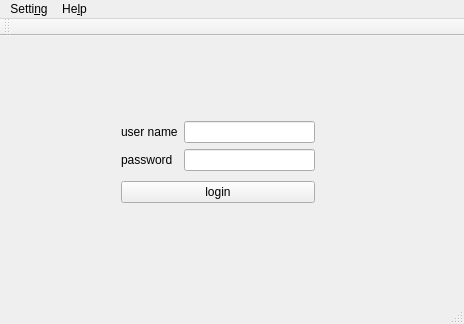
<?xml version="1.0" encoding="UTF-8"?>
<ui version="4.0">
 <class>MainWindow</class>
 <widget class="QMainWindow" name="MainWindow">
  <property name="geometry">
   <rect>
    <x>0</x>
    <y>0</y>
    <width>464</width>
    <height>324</height>
   </rect>
  </property>
  <property name="windowTitle">
   <string>Library system</string>
  </property>
  <widget class="QWidget" name="centralWidget">
   <widget class="QWidget" name="">
    <property name="geometry">
     <rect>
      <x>110</x>
      <y>70</y>
      <width>216</width>
      <height>112</height>
     </rect>
    </property>
    <layout class="QVBoxLayout" name="verticalLayout_3">
     <item>
      <layout class="QHBoxLayout" name="horizontalLayout">
       <item>
        <layout class="QVBoxLayout" name="verticalLayout_2">
         <item>
          <widget class="QLabel" name="label_2">
           <property name="text">
            <string>user name</string>
           </property>
          </widget>
         </item>
         <item>
          <widget class="QLabel" name="label_3">
           <property name="text">
            <string>password</string>
           </property>
          </widget>
         </item>
        </layout>
       </item>
       <item>
        <layout class="QVBoxLayout" name="verticalLayout">
         <item>
          <widget class="QLineEdit" name="lineEdit_2"/>
         </item>
         <item>
          <widget class="QLineEdit" name="lineEdit_3">
           <property name="enabled">
            <bool>true</bool>
           </property>
           <property name="echoMode">
            <enum>QLineEdit::Password</enum>
           </property>
          </widget>
         </item>
        </layout>
       </item>
      </layout>
     </item>
     <item>
      <layout class="QHBoxLayout" name="horizontalLayout_2">
       <item>
        <widget class="QPushButton" name="loginButton">
         <property name="text">
          <string>login</string>
         </property>
        </widget>
       </item>
      </layout>
     </item>
    </layout>
   </widget>
  </widget>
  <widget class="QMenuBar" name="menuBar">
   <property name="geometry">
    <rect>
     <x>0</x>
     <y>0</y>
     <width>464</width>
     <height>28</height>
    </rect>
   </property>
   <widget class="QMenu" name="menuSet">
    <property name="title">
     <string>Setti&amp;ng</string>
    </property>
    <addaction name="actionSQL_server_IP"/>
   </widget>
   <widget class="QMenu" name="menuHelp">
    <property name="title">
     <string>He&amp;lp</string>
    </property>
    <addaction name="actionDonate"/>
    <addaction name="separator"/>
    <addaction name="actionAbout_QT"/>
    <addaction name="separator"/>
   </widget>
   <addaction name="menuSet"/>
   <addaction name="menuHelp"/>
  </widget>
  <widget class="QToolBar" name="mainToolBar">
   <attribute name="toolBarArea">
    <enum>TopToolBarArea</enum>
   </attribute>
   <attribute name="toolBarBreak">
    <bool>false</bool>
   </attribute>
  </widget>
  <widget class="QStatusBar" name="statusBar"/>
  <action name="actionSQL_server_IP">
   <property name="text">
    <string>SQL server/IP</string>
   </property>
  </action>
  <action name="actionDonate">
   <property name="text">
    <string>Donate</string>
   </property>
  </action>
  <action name="actionAbout_QT">
   <property name="text">
    <string>About QT</string>
   </property>
  </action>
 </widget>
 <layoutdefault spacing="6" margin="11"/>
 <resources/>
 <connections/>
</ui>
